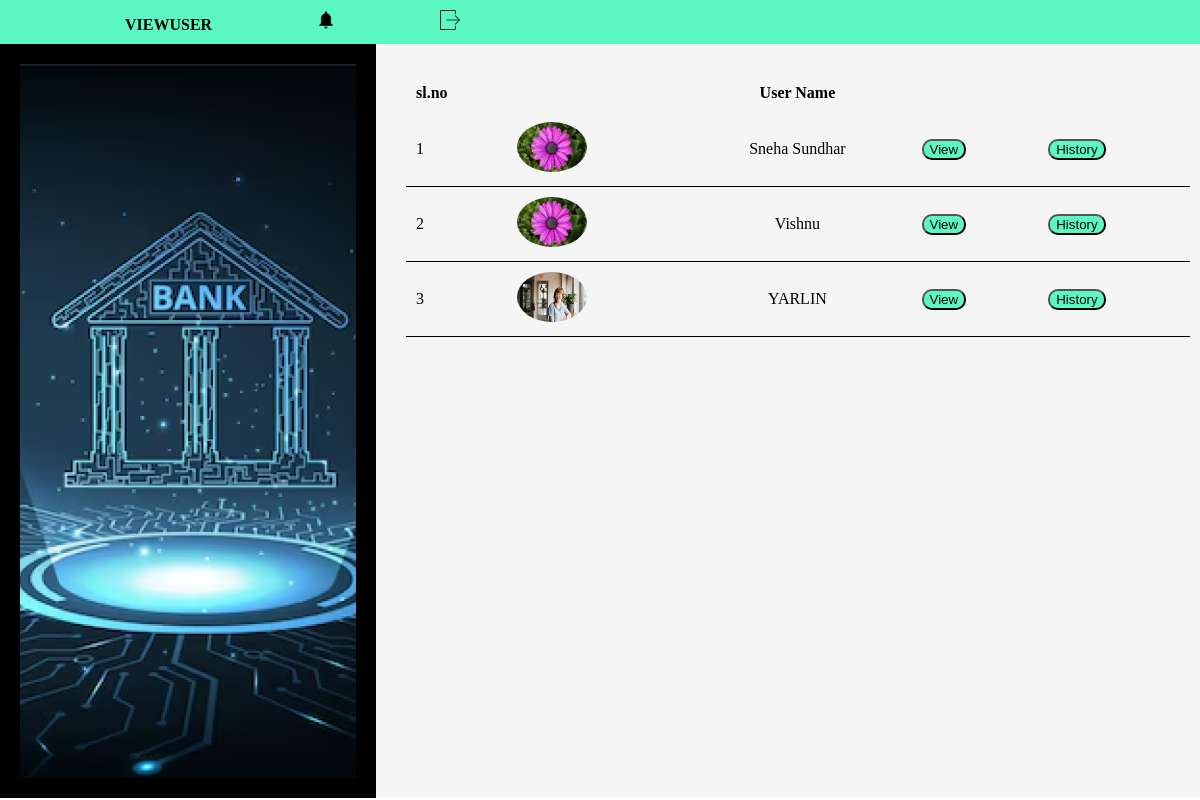
The page /viewuser1 on the database its author committed.
### app/models.py (models this page shows, shortened)
class User(models.Model):
    user_id=models.ForeignKey(CustomUser,on_delete=models.CASCADE)
    name=models.CharField(max_length=100)
    account_no=models.IntegerField()
    image=models.FileField(upload_to='media')
    address=models.CharField(max_length=100)
    email=models.CharField(max_length=100)
    age=models.IntegerField()
    phone=models.IntegerField()
    dob=models.DateField()
    adharcard=models.IntegerField()
    pancard=models.IntegerField()
    initial_amount=models.IntegerField()

### app/views.py (the view)
# urls.py: path('viewuser1',views.bankviewuser,name='viewuser1'),
def bankviewuser(request):
    user=User.objects.all()
    return render(request,'bankviewuser.html',{'user':user})

### templates/bankviewuser.html (shortened to what this page needs)
{% extends 'bankhome.html' %}
{% block content %}
{% load static %}
    <div class="containermain">
      <div class="sidebar" >
          <img src="{% static 'img/Rectangle 1.png' %}" alt="">
      </div>
      <div class="main2">
        <table style="width: 100%;margin: 10px;">
            <tr>
                <th>sl.no</th>
                <th></th>
                <th style="text-align: center;">User Name</th>
                <th></th>
                <th></th>
            </tr>
            {% for i in user %}
            <tr>
                <td>{{forloop.counter}}</td>
                <td><img style="border-radius: 50%;" src="{{i.image.url}}" alt=""height="50px" width="70px"></td>
                <td style="text-align: center;">{{i.name}}</td>
                <td><button><a href="{% url 'bankuser' id=i.id %}">View</a></button></td>
                <td><button><a href="{% url 'viewhistory' id=i.id %}">History</a></button></td>
            </tr>
            {% endfor %}
        </table>
      </div>
    </div>
{% endblock %}

### templates/bankviewuser.html (style rules this page uses)
body { margin: 0; padding: 0; }
table,td,th { border-collapse: collapse; }
table { width: 100%; }
th { padding: 10px; text-align: left; }
td { padding: 10px; border-bottom: 1px solid black; }
button { border-radius: 10px; background-color: rgb(91,248,196); }
a { text-decoration: none; color: black; }
.sidebar { background-color: black; display: flex; justify-content: center; align-items: center; width: 30%; padding: 20px; }
.sidebar img { width: 100%; height: auto; }
.main2 { width: 70%; padding: 20px; background-color: whitesmoke; }
.containermain { display: flex; }

### rows shown on the page
User: image (picture), name "Sneha Sundhar"
User: image (picture), name "Vishnu"
User: image (picture), name "YARLIN"
